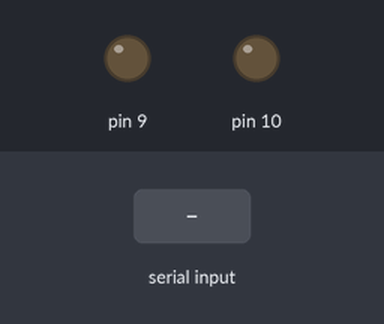
Simulated run of this sketch. Board: Arduino Uno, built with avr-gcc and run on an emulated ATmega328P. Shown: output pins drawn as LEDs (lit = HIGH). The inputs (shaded band) are chosen by the test bench.

Above: at 1.2 s.
1.3 s: "F" received over Serial
At 2.4 s:
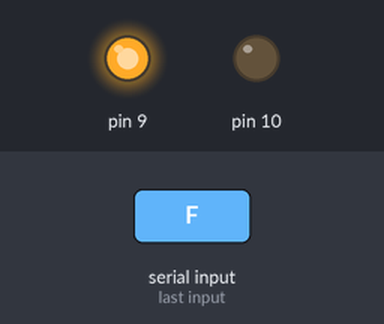
2.8 s: "B" received over Serial
At 3.5 s:
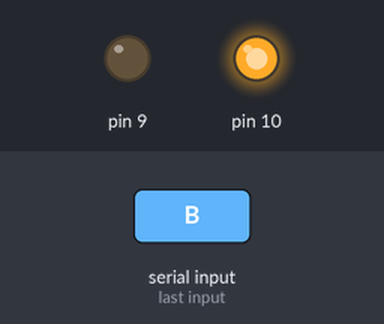
4.3 s: "1" received over Serial
At 4.6 s:
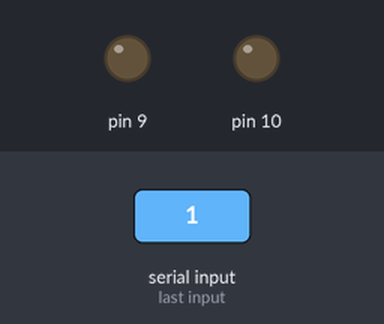
Timing chart, 0 to 7.3 s (numbered marks = the images above; inputs shaded):
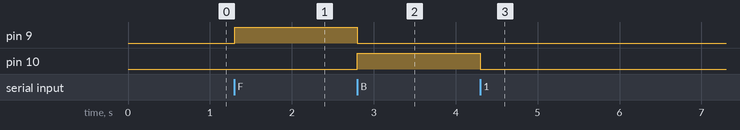

Measured:
- after the input at 1.3 s, pin 9: LOW → HIGH at once
- after the input at 2.8 s, pin 9: HIGH → LOW at once; pin 10: LOW → HIGH at once
- after the input at 4.3 s, pin 10: HIGH → LOW at once

The sketch:

carrinho2.ino
```cpp
char m=0;

void setup() {
pinMode(9, OUTPUT);
pinMode(10, OUTPUT);
Serial.begin(9600);
}

void loop() {
 if (Serial.available()>0)
 {
  m=Serial.read();
  }
 if (m=='F')
{
  digitalWrite(9, HIGH);
  digitalWrite(10, LOW);
  }
 else if (m=='B')
{
  digitalWrite(9, LOW);
  digitalWrite(10, HIGH);
  }
else
{
  digitalWrite(9, LOW);
  digitalWrite(10, LOW);
  }
}
```
